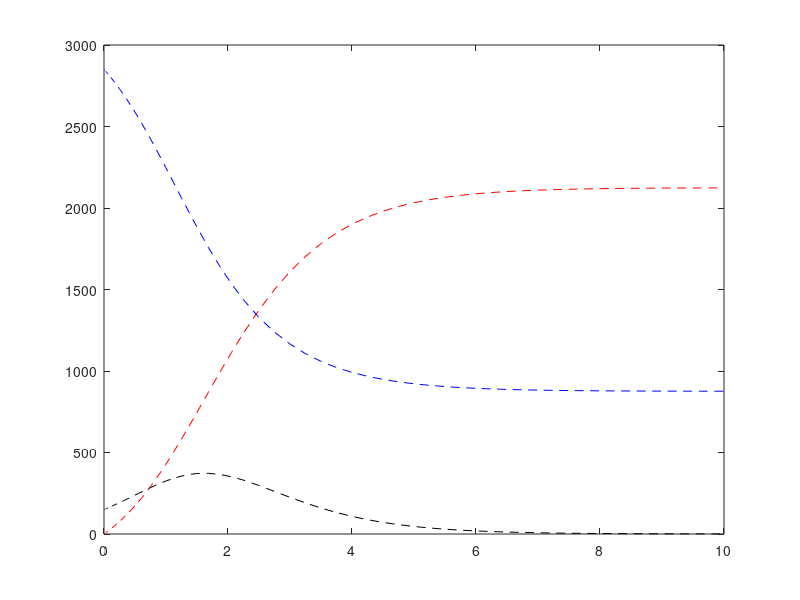

Reproduce this figure in MATLAB.
clc;clear;close all

N = 3000;
E0 = 150;
M0 = 0;
S0 = N - E0 - M0; % Esto se saca del enunciado.
m = 1.8;
c = 0.001;
f = @(t , M) m * (N - S0*exp(-c/m * M) - M);

[t , M] = ode45( f , [0 10] , M0);

S = S0*exp(-c/m*M);
E = N - S - M;

plot (t,M , '--r', t,S , '--b' , t,E , '--k');

M(8)

